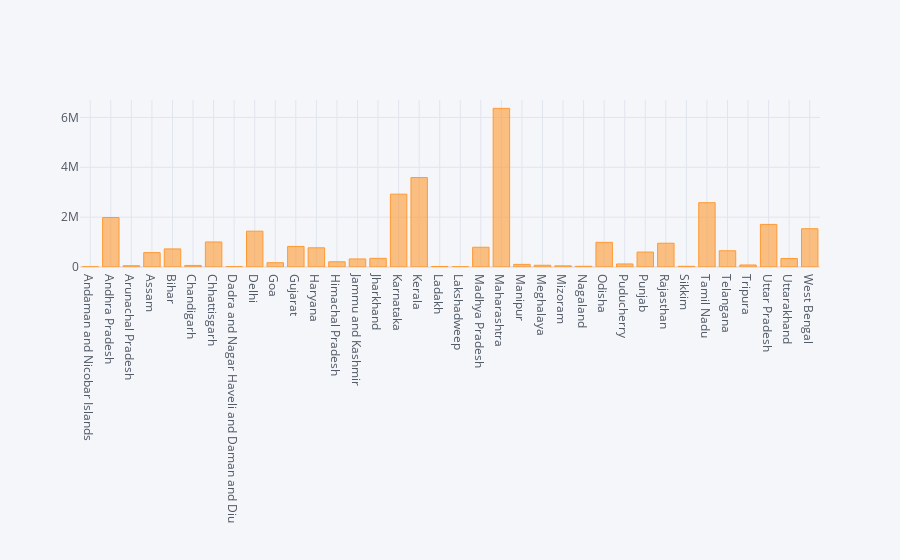

Source (notebook cell):
### Code cell
# plotly vis
data_statewise.iplot(kind='bar',x='State/UnionTerritory',y='Confirmed')

### Figure 1 — Plotly figure (JSON) as saved in the notebook; plotly's stock layout.template omitted (floating-point values rounded to 4 significant figures)
{"data": [{"marker": {"color": "rgba(255, 153, 51, 0.6)", "line": {"color": "rgba(255, 153, 51, 1.0)", "width": 1}}, "name": "Confirmed", "orientation": "v", "text": "", "type": "bar", "x": ["Andaman and Nicobar Islands", "Andhra Pradesh", "Arunachal Pradesh", "Assam", "Bihar", "Chandigarh", "Chhattisgarh", "Dadra and Nagar Haveli and Daman and Diu", "Delhi", "Goa", "Gujarat", "Haryana", "Himachal Pradesh", "Jammu and Kashmir", "Jharkhand", "Karnataka", "Kerala", "Ladakh", "Lakshadweep", "Madhya Pradesh", "Maharashtra", "Manipur", "Meghalaya", "Mizoram", "Nagaland", "Odisha", "Puducherry", "Punjab", "Rajasthan", "Sikkim", "Tamil Nadu", "Telangana", "Tripura", "Uttar Pradesh", "Uttarakhand", "West Bengal"], "y": [7548, 1985182, 50605, 576149, 725279, 61992, 1003356, 10654, 1436852, 172085, 825085, 770114, 208616, 322771, 347440, 2921049, 3586693, 20411, 10263, 791980, 6363442, 105424, 69769, 46320, 28811, 988997, 121766, 599573, 953851, 28018, 2579130, 650353, 80660, 1708812, 342462, 1534999]}], "layout": {"legend": {"bgcolor": "#F5F6F9", "font": {"color": "#4D5663"}}, "paper_bgcolor": "#F5F6F9", "plot_bgcolor": "#F5F6F9", "title": {"font": {"color": "#4D5663"}}, "xaxis": {"gridcolor": "#E1E5ED", "showgrid": true, "tickfont": {"color": "#4D5663"}, "title": {"font": {"color": "#4D5663"}, "text": ""}, "zerolinecolor": "#E1E5ED"}, "yaxis": {"gridcolor": "#E1E5ED", "showgrid": true, "tickfont": {"color": "#4D5663"}, "title": {"font": {"color": "#4D5663"}, "text": ""}, "zerolinecolor": "#E1E5ED"}}}
